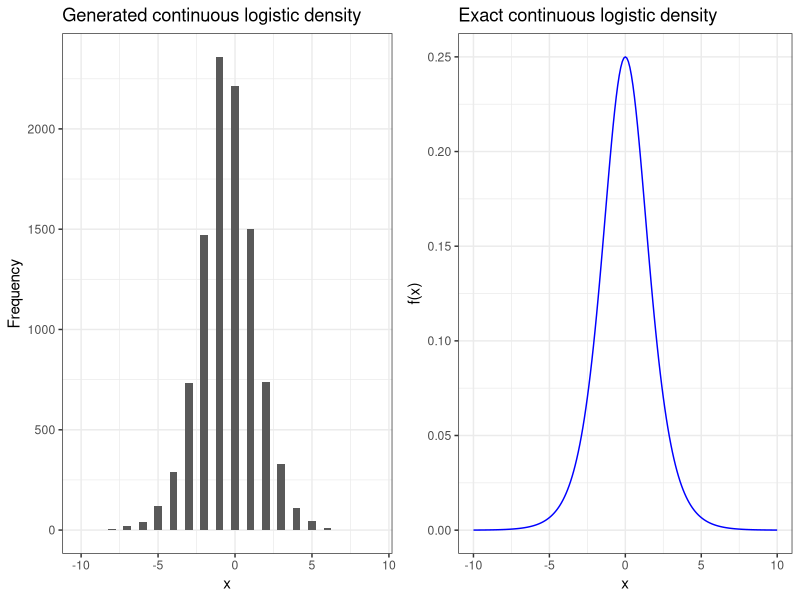
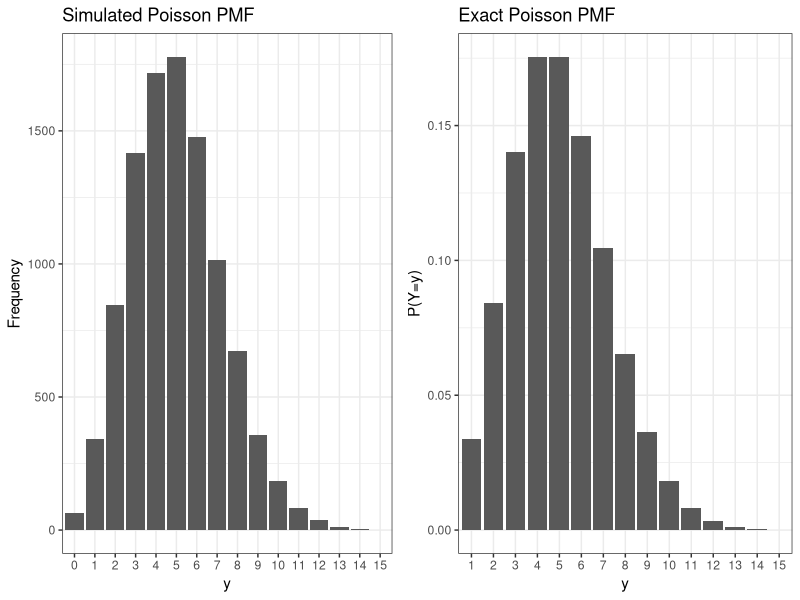
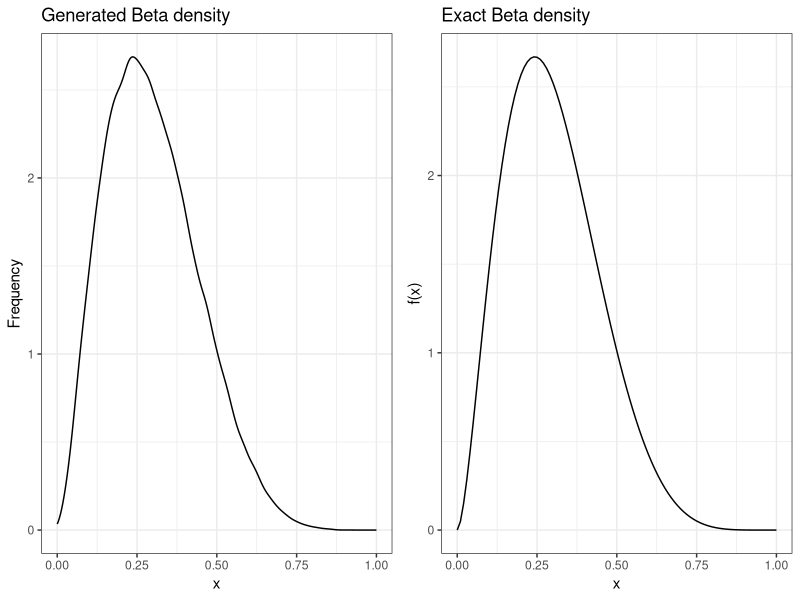

Write the R code that produced these figures, in order.
## ---- chunk 1
library(ggplot2)
library(tidyverse)
library(gridExtra)
library(grid)
library(MASS)
## ---- chunk 2
# generate 10,000 random uniform variables
set.seed(1)
u <- runif(10000)
## ---- chunk 3
mu = 0
sigma = 1
generated_vals <- floor( mu - log( (1-u)/u )*sigma )
plts <- list()


x_dlogis <- seq(- 10, 10, by = 0.1) 
y_dlogis <- dlogis(x_dlogis,location = 0, scale = 1)

# construct histogram of generated values
plts[[1]] <- tibble(generated_vals = generated_vals) %>%
  ggplot(aes(x = generated_vals)) +
        geom_histogram(binwidth = 0.5 ) + 
        theme_bw() +
        labs(x = "x", y = "Frequency", title = "Generated continuous logistic density")

plts[[2]] <- tibble(x = x_dlogis, theoretical_pdf = y_dlogis) %>%
    ggplot() +
        geom_line(aes(x = x, y = theoretical_pdf), colour = "blue") +
        theme_bw() +
        labs(x = "x", y = "f(x)", title = "Exact continuous logistic density")

grid.arrange(grobs = plts, nrow = 1)
## ---- chunk 4
#Define parameter
lambda =5
#Generate random uniform variables
u <- runif(10000)
#set function
poisgen = function(u){
    y = 0
    i = 0
    p = exp(-lambda)
    F = p
    while(u>=F){
        p = (p*lambda)/(i+1)
        F = F+p
        i = i+1
        y = i
    }
    return(y)
}
ysim <- sapply(u, poisgen)

pois <- dpois(1:15, lambda)

# create list to hold our two plots
plts <- list()

plts[[1]] <- tibble(sim=ysim) %>% ggplot() +
  geom_bar(aes(x=as.factor(sim)), stat="count") +
  labs(x="y", y="Frequency", title="Simulated Poisson PMF") +theme_bw()

plts[[2]] <- tibble(x=1:15, pmf=pois) %>% ggplot() +
  geom_bar(aes(x=as.factor(x), y=pmf), stat="identity") +
  labs(x="y", y="P(Y=y)", title="Exact Poisson PMF") +theme_bw()

grid.arrange(grobs = plts, nrow = 1)

## ---- chunk 5
f1 = function(x){
  a = 2.7
  b = 6.3
  beta = gamma(a) * gamma(b) /gamma(a + b)
  p = x ** (a - 1) * (1-x) ** (b - 1)
  return (1/beta * p)
}
mode = (2.7-1)/(2.7+6.3-2) ##Mode of Beta distribution
c = f1(mode)
print(c)
## ---- chunk 6
beta_gen = function(n){
  set.seed(199)
  i = 0
  output = c()
  while (i < n){
    U = runif(1)
    V = runif(1)
    if( U < 1/c * f1(V)){
      output[i] = V
      i = i + 1
  }
  }
  return (output)
}

betagen = beta_gen(n = 100000)

plts <- list()

plts[[1]] <- tibble(sim = betagen) %>%
  ggplot() + geom_density(aes(x = sim)) + labs(x = "x", y = "Frequency", title =
                                                 "Generated Beta density") +
  xlim(0,1)  + theme_bw()

gam <- dbeta(seq(0, 1,0.01), shape1 = 2.7,shape2 = 6.3,ncp = 0)
# construct line chart of exact pdf
plts[[2]] <- tibble(x = seq(0, 1,0.01), pdf = gam) %>%
  ggplot() + geom_line(aes(x = x, y = pdf)) + labs(x = "x", y = "f(x)", title =
                                                     "Exact Beta density") + 
  xlim(0, 1)  + theme_bw()

#arrange two plots
grid.arrange(grobs = plts, nrow = 1)
